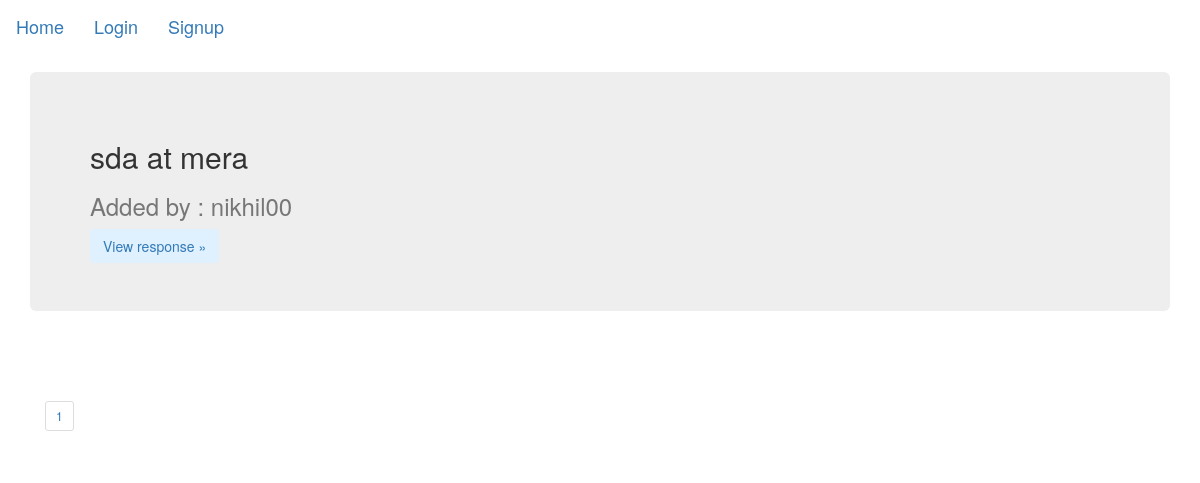
/allResponses/, run on an earlier commit of the app's database.
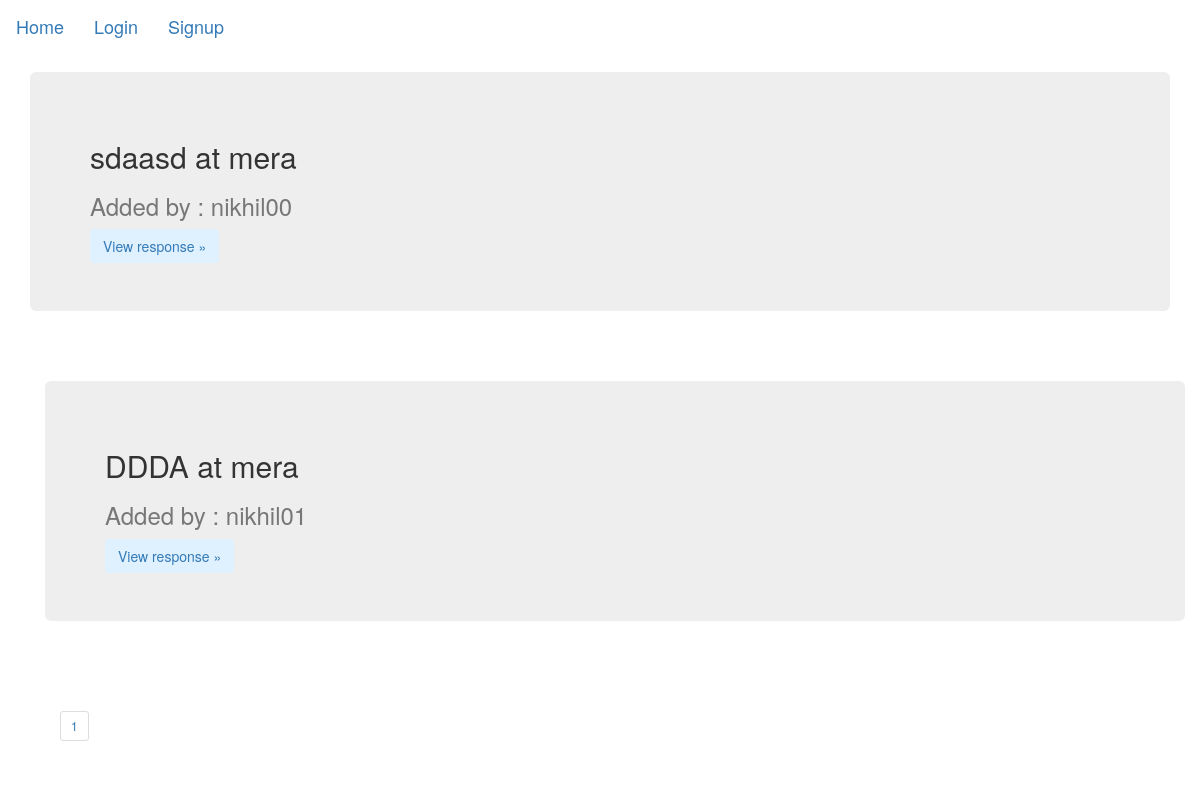
And on a later commit of the database.
### responseForum/models.py (models this page shows, shortened)
class InterviewResponse(models.Model):
    company = models.ForeignKey(Company,on_delete=models.CASCADE)
    profile = models.CharField(max_length=200)
    name = models.ForeignKey(User,on_delete=models.CASCADE)
    rounds = models.IntegerField(blank=True, null=True)
    questions = models.CharField(max_length=1000000)
    review = models.CharField(max_length=1000000)
    offer = models.IntegerField(blank=True, null=True)
    rating = models.IntegerField(blank=True, null=True)
    timestamp = models.DateTimeField(default=timezone.now)
    likes=models.IntegerField(default=0)

class Company(models.Model):
    name = models.CharField(max_length=50)
    def __str__(self):
        return str(self.name)

### responseForum/views.py (the view)
# urls.py: path('allResponses/', views.allResponses, name='all_responses'),
def allResponses(request):
    responses = InterviewResponse.objects.order_by('-timestamp')
    paginator = Paginator(responses, 10)
    page = request.GET.get('page')
    responses = paginator.get_page(page)
    return render(request, 'responseForum/responseList.html', {'responses': responses })

### responseForum/templates/responseForum/responseList.html (shortened to what this page needs)
{% block content%}
<!DOCTYPE html>
<html lang="en">
<head>
    <link rel="stylesheet" href="https://maxcdn.bootstrapcdn.com/bootstrap/3.4.1/css/bootstrap.min.css">
</head>
<body>
  <nav class="navbar navbar-expand-md navbar-dark fixed-top bg-dark">
    {% if not user.is_authenticated %}
    <a class="navbar-brand" href=" {% url 'index'  %} ">Home</a>
    <a class="navbar-brand" href=" {% url 'login'  %}">Login</a>
    <a class="navbar-brand" href=" {% url 'register'  %}">Signup</a>
    {% else %}
    <a class="navbar-brand" href=" {% url 'index'  %} ">Home</a>
    <a class="navbar-brand">Logged in as <strong>{{ user.get_username }}</strong> </a>
    <a class="navbar-brand" href=" {% url 'logout'  %} ">Logout</a>
    <a class="navbar-brand" href=" {% url 'login'  %} ">Login as someone else</a>
    {% endif %}
  </nav>
  {% for response in responses%}
  <main role="main" class="container">
    <div class="jumbotron">
      <h2>{{ response.profile }} at {{ response.company }}</h2>
      <h3 class = "text-muted">Added by : {{ response.name }} </h3>
      <a class="btn btn-outline-primary" style="background-color: rgb(223, 240, 255);"" href="{% url 'view_response' response.id %}" role="button">View response &raquo;</a>
      <div class="col-lg-0 col-sm-2" style="float:right;">
      </div>
    </div>
    <br><br>
  {% endfor %}
  <div class="container">
    <nav aria-label="Page navigation list-group-item list-group-item-action">
    <ul class="pagination pagination-sm mt-5">
      <li class="page-item"><a class="page-link bg-light text-primary border-primary" href="?page={{ responses.number }}">1</a></li>
        </ul>
      </nav>
    </div>
</body>
</html>
{% endblock %}

What changed in the data, as far as the page shows it:
changed InterviewResponse "nikhil00": profile "sda" → "sdaasd"
added InterviewResponse: profile "DDDA", company "mera", name "nikhil01"
